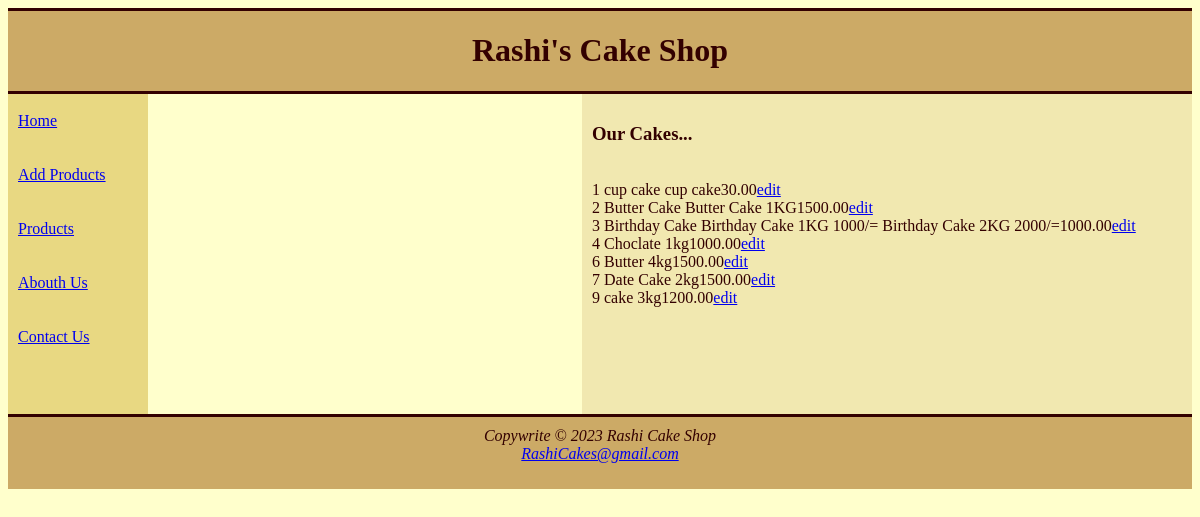
Screenshot of /pages/products.php with the database file from the repository.
### tables this page shows
CREATE TABLE `product` (
  `id` int(11) NOT NULL,
  `name` varchar(30) NOT NULL,
  `description` varchar(100) NOT NULL,
  `price` decimal(8,2) NOT NULL
);

### pages/products.php (the view, shortened to what this page needs)
<?php include("../db/db.php"); ?>
<!DOCTYPE html
	PUBLIC "-//W3C//DTD XHTML 1.0 Transitional//EN" "http://www.w3.org/TR/xhtml1/DTD/xhtml1-transitional.dtd">
<html xmlns="http://www.w3.org/1999/xhtml">
<head>
	<link rel="stylesheet" type="text/css" href="../css/style.css"  />
</head>
<body>
<div id=" divContainer">
	<div id="divHeader">
		<h1>Rashi's Cake Shop</h1>
	</div>
	<div id="divLeft">
		<a href="../index.php" class="navBar">Home</a>
		<br />
		<a href="addproducts.php" class="navBar">Add Products</a>
		<br />
		<a href="products.php" class="navBar">Products</a>
		<br />
		<a href="abouthUs.php" class="navBar">Abouth Us</a>
		<br />
		<a href="contactUs.php" class="navBar">Contact Us</a>
	</div>
	<div id="divRight">
		<h3>Our Cakes...</h3>
		<br>
		<?php
		$sql = "SELECT * FROM product";
		$result = $conn->query($sql);
		if ($result->num_rows > 0) {
			while ($row = $result->fetch_assoc()) {
				echo "" . $row["id"] . " " . $row["name"] . " " . $row["description"] . "" . $row["price"] . "";
				echo '<a href="' . "updateproducts.php?id=" . $row["id"] . '" >edit</a>' . "<br/>";
			}
		} else {
			echo "0 results";
		}
		?>
	</div>
	<div id="divFooter">
		Copywrite © 2023 Rashi Cake Shop
		<br />
		<a href="mailto:RashiCakes@gmail.com">RashiCakes@gmail.com</a>
	</div>
	</div>
	</body>
</html>

### css/style.css (style rules this page uses)
#divHeader { background-color: #ccaa66; text-align: center; border-bottom-style: solid; border-top-style: solid; height: 80px; margin: 0px; }
#divLeft { background-color: #e8d882; position: relative; padding-left: 10px; white-space:pre-line; left: 0px; width: 130px; height: 320px; float: left; }
#divRight { background-color: #f1e8b0; position: relative; width: 590px; height: 300px; padding: 10px; float: right; }
#divFooter { background-color: #ccaa66; border-top-style: solid; height: 62px; text-align: center; font-style: italic; width: 100%; margin-top: 320px; padding-top: 10px; }

### rows the page displays
product: id "1", name "cup cake", description "cup cake", price "30.00"
product: id "2", name "Butter Cake", description "Butter Cake 1KG", price "1500.00"
product: id "3", name "Birthday Cake", description "Birthday Cake 1KG 1000/= Birthday Cake 2KG 2000/=", price "1000.00"
product: id "4", name "Choclate", description "1kg", price "1000.00"
product: id "6", name "Butter", description "4kg", price "1500.00"
product: id "7", name "Date Cake", description "2kg", price "1500.00"
product: id "9", name "cake", description "3kg", price "1200.00"
